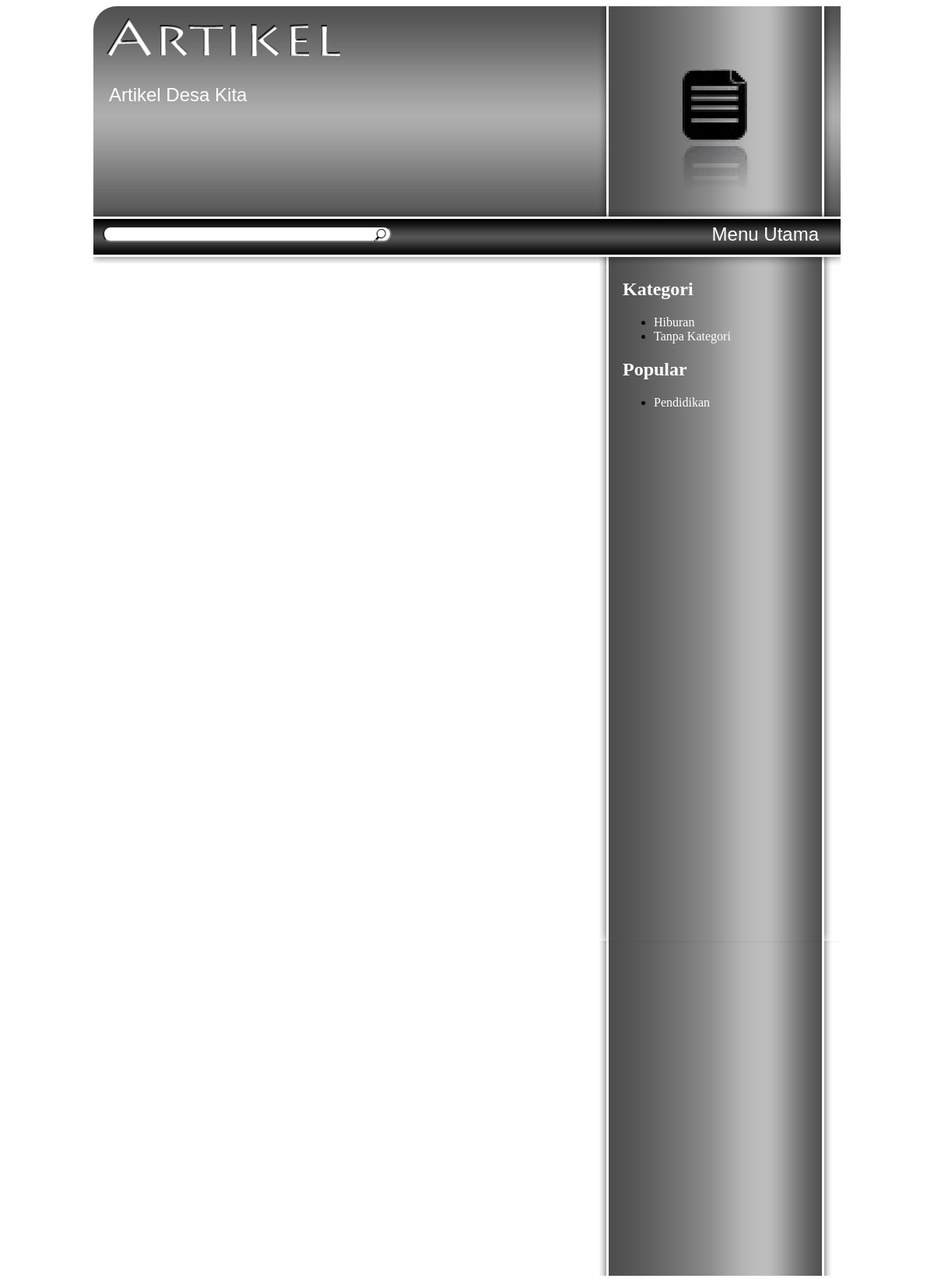
/artikel/artikel.php, run on an earlier commit of the app's database.
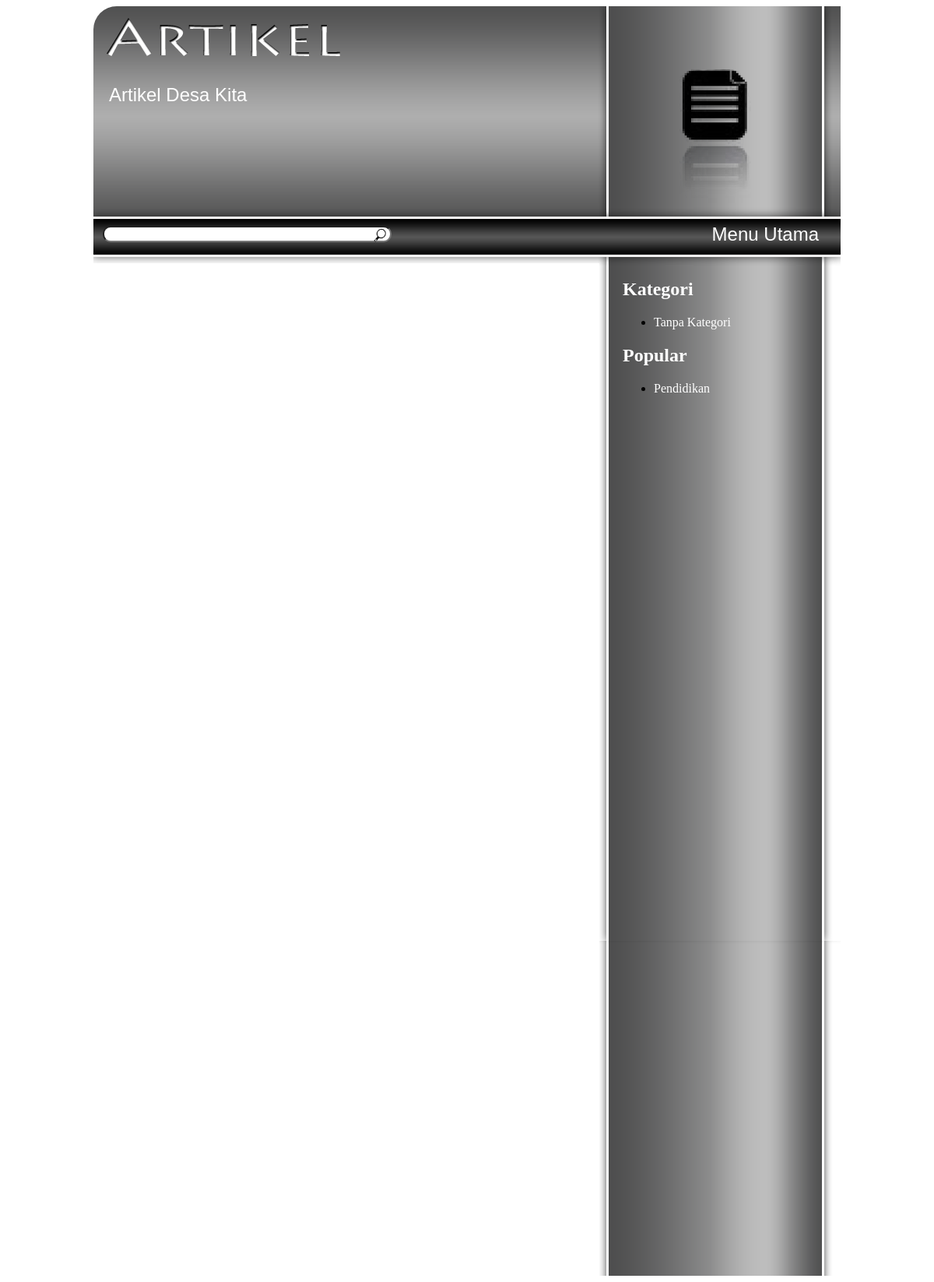
And on a later commit of the database.
### tables this page shows
CREATE TABLE IF NOT EXISTS `kategori` (
  `Id` int(11) NOT NULL AUTO_INCREMENT,
  `Kategori` varchar(100) NOT NULL,
  PRIMARY KEY (`Id`)
);

CREATE TABLE IF NOT EXISTS `artikel` (
  `Id` int(6) NOT NULL AUTO_INCREMENT,
  `IdPenulis` int(6) NOT NULL,
  `Judul` varchar(100) NOT NULL,
  `Isi` text NOT NULL,
  `Dibuat` varchar(30) NOT NULL,
  `Diedit` varchar(30) NOT NULL,
  `Kategori` varchar(3) NOT NULL,
  `Dibaca` int(11) NOT NULL,
  PRIMARY KEY (`Id`)
);

### config.php (called while the page is built, shortened)
<?
	function implement($namaSetting){
		$selectSetting = mysql_query("SELECT * FROM setting WHERE Nama = '$namaSetting'") or die(mysql_error());
		$row = mysql_fetch_array($selectSetting);
		return $row['Isi'];
	}
?>

### artikel/artikel.php (the view, shortened to what this page needs)
<html>
	<head>
		<link rel="stylesheet" type="text/css" href="style.css">
		<link rel="stylesheet" type="text/css" href="pagination.css">
	</head>
	<body>
		<? include("../koneksi.php"); include("../config.php");?>
		<div id="container">
			<div id="header">
				<div id="subtitle"><? echo implement("Sub Artikel"); ?></div>
				<div id="menubar">
					<form method="post" action="cariartikel.php">
						<input type="text" size="40" id="search" name="cari"><input type="image" src="./img/search.png" id="search-button" name="submit">
					</form>
					<a href="../index.php" id="home">Menu Utama</a>
				</div>
			</div>
			<div id="kategori">
				<div id="kategori-content">
					<? include("kategori.php"); ?>
				</div>
			</div>
		</div>
	</body>
</html>

### artikel/kategori.php
<?
	echo "<font color=\"white\"><h2>Kategori</h2></font>";
	$q = mysql_query("SELECT * FROM kategori") or die(mysql_error());
	echo "<ul>";
		while($baris = mysql_fetch_array($q)){
			echo "<li><a href=\"artikel.php?kategori=$baris[Id]\">$baris[Kategori]</a></li>";
		}
		echo "<li><a href=\"artikel.php?kategori=\">Tanpa Kategori</a></li>";
	echo "</ul>";
	echo "<font color=\"white\"><h2>Popular</h2></font>";
	$q = mysql_query("SELECT * FROM artikel ORDER BY Dibaca DESC LIMIT 0,10") or die(mysql_error());
	echo "<ul>";
		while($baris = mysql_fetch_array($q)){
			echo "<li><a href=\"artikel.php?post=$baris[Id]\">$baris[Judul]</a></li>";
		}
	echo "</ul>";
?>

What changed in the data, as far as the page shows it:
removed kategori: Kategori "Hiburan"
